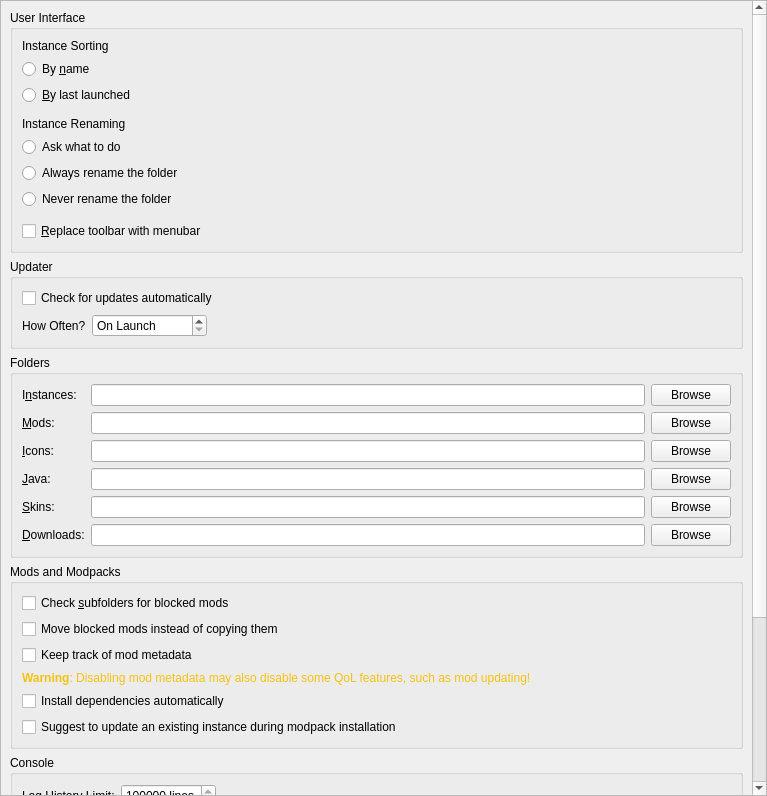
<?xml version="1.0" encoding="UTF-8"?>
<ui version="4.0">
 <class>LauncherPage</class>
 <widget class="QWidget" name="LauncherPage">
  <property name="geometry">
   <rect>
    <x>0</x>
    <y>0</y>
    <width>767</width>
    <height>796</height>
   </rect>
  </property>
  <property name="sizePolicy">
   <sizepolicy hsizetype="MinimumExpanding" vsizetype="MinimumExpanding">
    <horstretch>0</horstretch>
    <verstretch>0</verstretch>
   </sizepolicy>
  </property>
  <layout class="QVBoxLayout" name="verticalLayout">
   <property name="leftMargin">
    <number>0</number>
   </property>
   <property name="topMargin">
    <number>0</number>
   </property>
   <property name="rightMargin">
    <number>0</number>
   </property>
   <property name="bottomMargin">
    <number>0</number>
   </property>
   <item>
    <widget class="QScrollArea" name="scrollArea">
     <property name="horizontalScrollBarPolicy">
      <enum>Qt::ScrollBarPolicy::ScrollBarAsNeeded</enum>
     </property>
     <property name="widgetResizable">
      <bool>true</bool>
     </property>
     <widget class="QWidget" name="scrollAreaWidgetContents">
      <property name="geometry">
       <rect>
        <x>0</x>
        <y>0</y>
        <width>746</width>
        <height>1194</height>
       </rect>
      </property>
      <layout class="QVBoxLayout" name="verticalLayout_8">
       <item>
        <widget class="QGroupBox" name="userInterfaceBox">
         <property name="enabled">
          <bool>true</bool>
         </property>
         <property name="title">
          <string>User Interface</string>
         </property>
         <layout class="QVBoxLayout" name="verticalLayout_2">
          <item>
           <widget class="QLabel" name="instanceSortingLabel">
            <property name="text">
             <string>Instance Sorting</string>
            </property>
           </widget>
          </item>
          <item>
           <widget class="QRadioButton" name="sortByNameBtn">
            <property name="text">
             <string>By &amp;name</string>
            </property>
            <attribute name="buttonGroup">
             <string notr="true">sortingModeGroup</string>
            </attribute>
           </widget>
          </item>
          <item>
           <widget class="QRadioButton" name="sortLastLaunchedBtn">
            <property name="text">
             <string>&amp;By last launched</string>
            </property>
            <attribute name="buttonGroup">
             <string notr="true">sortingModeGroup</string>
            </attribute>
           </widget>
          </item>
          <item>
           <spacer name="verticalSpacer">
            <property name="orientation">
             <enum>Qt::Orientation::Vertical</enum>
            </property>
            <property name="sizeType">
             <enum>QSizePolicy::Policy::Fixed</enum>
            </property>
            <property name="sizeHint" stdset="0">
             <size>
              <width>0</width>
              <height>6</height>
             </size>
            </property>
           </spacer>
          </item>
          <item>
           <widget class="QLabel" name="renamingBehaviorLabel">
            <property name="text">
             <string>Instance Renaming</string>
            </property>
           </widget>
          </item>
          <item>
           <widget class="QRadioButton" name="askToRenameDirBtn">
            <property name="text">
             <string>Ask what to do</string>
            </property>
            <attribute name="buttonGroup">
             <string notr="true">renamingBehaviorGroup</string>
            </attribute>
           </widget>
          </item>
          <item>
           <widget class="QRadioButton" name="alwaysRenameDirBtn">
            <property name="text">
             <string>Always rename the folder</string>
            </property>
            <attribute name="buttonGroup">
             <string notr="true">renamingBehaviorGroup</string>
            </attribute>
           </widget>
          </item>
          <item>
           <widget class="QRadioButton" name="neverRenameDirBtn">
            <property name="text">
             <string>Never rename the folder</string>
            </property>
            <attribute name="buttonGroup">
             <string notr="true">renamingBehaviorGroup</string>
            </attribute>
           </widget>
          </item>
          <item>
           <spacer name="verticalSpacer_2">
            <property name="orientation">
             <enum>Qt::Orientation::Vertical</enum>
            </property>
            <property name="sizeType">
             <enum>QSizePolicy::Policy::Fixed</enum>
            </property>
            <property name="sizeHint" stdset="0">
             <size>
              <width>0</width>
              <height>6</height>
             </size>
            </property>
           </spacer>
          </item>
          <item>
           <widget class="QCheckBox" name="preferMenuBarCheckBox">
            <property name="toolTip">
             <string>The menubar is more friendly for keyboard-driven interaction.</string>
            </property>
            <property name="text">
             <string>&amp;Replace toolbar with menubar</string>
            </property>
           </widget>
          </item>
         </layout>
        </widget>
       </item>
       <item>
        <widget class="QGroupBox" name="updateSettingsBox">
         <property name="title">
          <string>Updater</string>
         </property>
         <layout class="QGridLayout" name="gridLayout_2">
          <item row="1" column="0">
           <layout class="QHBoxLayout" name="horizontalLayout_2">
            <item>
             <widget class="QLabel" name="updateIntervalLabel">
              <property name="text">
               <string>How Often?</string>
              </property>
             </widget>
            </item>
            <item>
             <widget class="QSpinBox" name="updateIntervalSpinBox">
              <property name="sizePolicy">
               <sizepolicy hsizetype="Maximum" vsizetype="Fixed">
                <horstretch>0</horstretch>
                <verstretch>0</verstretch>
               </sizepolicy>
              </property>
              <property name="toolTip">
               <string>Set to 0 to only check on launch</string>
              </property>
              <property name="specialValueText">
               <string>On Launch</string>
              </property>
              <property name="suffix">
               <string> hours</string>
              </property>
              <property name="prefix">
               <string>Every </string>
              </property>
              <property name="minimum">
               <number>0</number>
              </property>
              <property name="maximum">
               <number>168</number>
              </property>
             </widget>
            </item>
            <item>
             <spacer name="horizontalSpacer">
              <property name="orientation">
               <enum>Qt::Orientation::Horizontal</enum>
              </property>
              <property name="sizeHint" stdset="0">
               <size>
                <width>0</width>
                <height>0</height>
               </size>
              </property>
             </spacer>
            </item>
           </layout>
          </item>
          <item row="0" column="0" colspan="2">
           <widget class="QCheckBox" name="autoUpdateCheckBox">
            <property name="text">
             <string>Check for updates automatically</string>
            </property>
           </widget>
          </item>
         </layout>
        </widget>
       </item>
       <item>
        <widget class="QGroupBox" name="foldersBox">
         <property name="title">
          <string>Folders</string>
         </property>
         <layout class="QGridLayout" name="gridLayout">
          <item row="4" column="1">
           <widget class="QLineEdit" name="skinsDirTextBox"/>
          </item>
          <item row="4" column="2">
           <widget class="QPushButton" name="skinsDirBrowseBtn">
            <property name="text">
             <string>Browse</string>
            </property>
           </widget>
          </item>
          <item row="3" column="0">
           <widget class="QLabel" name="labelJavaDir">
            <property name="text">
             <string>&amp;Java:</string>
            </property>
            <property name="buddy">
             <cstring>javaDirTextBox</cstring>
            </property>
           </widget>
          </item>
          <item row="2" column="2">
           <widget class="QPushButton" name="iconsDirBrowseBtn">
            <property name="text">
             <string>Browse</string>
            </property>
           </widget>
          </item>
          <item row="4" column="0">
           <widget class="QLabel" name="labelSkinsDir">
            <property name="text">
             <string>&amp;Skins:</string>
            </property>
            <property name="buddy">
             <cstring>skinsDirTextBox</cstring>
            </property>
           </widget>
          </item>
          <item row="1" column="0">
           <widget class="QLabel" name="labelModsDir">
            <property name="text">
             <string>&amp;Mods:</string>
            </property>
            <property name="buddy">
             <cstring>modsDirTextBox</cstring>
            </property>
           </widget>
          </item>
          <item row="3" column="2">
           <widget class="QPushButton" name="javaDirBrowseBtn">
            <property name="text">
             <string>Browse</string>
            </property>
           </widget>
          </item>
          <item row="5" column="0">
           <widget class="QLabel" name="labelDownloadsDir">
            <property name="text">
             <string>&amp;Downloads:</string>
            </property>
            <property name="buddy">
             <cstring>downloadsDirTextBox</cstring>
            </property>
           </widget>
          </item>
          <item row="5" column="1">
           <widget class="QLineEdit" name="downloadsDirTextBox"/>
          </item>
          <item row="1" column="1">
           <widget class="QLineEdit" name="modsDirTextBox"/>
          </item>
          <item row="0" column="0">
           <widget class="QLabel" name="labelInstDir">
            <property name="text">
             <string>I&amp;nstances:</string>
            </property>
            <property name="buddy">
             <cstring>instDirTextBox</cstring>
            </property>
           </widget>
          </item>
          <item row="0" column="2">
           <widget class="QPushButton" name="instDirBrowseBtn">
            <property name="text">
             <string>Browse</string>
            </property>
           </widget>
          </item>
          <item row="5" column="2">
           <widget class="QPushButton" name="downloadsDirBrowseBtn">
            <property name="text">
             <string>Browse</string>
            </property>
           </widget>
          </item>
          <item row="0" column="1">
           <widget class="QLineEdit" name="instDirTextBox"/>
          </item>
          <item row="1" column="2">
           <widget class="QPushButton" name="modsDirBrowseBtn">
            <property name="text">
             <string>Browse</string>
            </property>
           </widget>
          </item>
          <item row="3" column="1">
           <widget class="QLineEdit" name="javaDirTextBox"/>
          </item>
          <item row="2" column="1">
           <widget class="QLineEdit" name="iconsDirTextBox"/>
          </item>
          <item row="2" column="0">
           <widget class="QLabel" name="labelIconsDir">
            <property name="text">
             <string>&amp;Icons:</string>
            </property>
            <property name="buddy">
             <cstring>iconsDirTextBox</cstring>
            </property>
           </widget>
          </item>
         </layout>
        </widget>
       </item>
       <item>
        <widget class="QGroupBox" name="modsBox">
         <property name="title">
          <string>Mods and Modpacks</string>
         </property>
         <layout class="QVBoxLayout" name="verticalLayout_4">
          <item>
           <widget class="QCheckBox" name="downloadsDirWatchRecursiveCheckBox">
            <property name="toolTip">
             <string>When enabled, in addition to the downloads folder, its sub folders will also be searched when looking for resources (e.g. when looking for blocked mods on CurseForge).</string>
            </property>
            <property name="text">
             <string>Check &amp;subfolders for blocked mods</string>
            </property>
           </widget>
          </item>
          <item>
           <widget class="QCheckBox" name="downloadsDirMoveCheckBox">
            <property name="toolTip">
             <string>When enabled, it will move blocked resources instead of copying them.</string>
            </property>
            <property name="text">
             <string>Move blocked mods instead of copying them</string>
            </property>
           </widget>
          </item>
          <item>
           <widget class="QCheckBox" name="metadataEnableBtn">
            <property name="toolTip">
             <string>Store version information provided by mod providers (like Modrinth or CurseForge) for mods.</string>
            </property>
            <property name="text">
             <string>Keep track of mod metadata</string>
            </property>
           </widget>
          </item>
          <item>
           <widget class="QLabel" name="metadataWarningLabel">
            <property name="text">
             <string>&lt;html&gt;&lt;head/&gt;&lt;body&gt;&lt;p&gt;&lt;span style=&quot; font-weight:600; color:#f5c211;&quot;&gt;Warning&lt;/span&gt;&lt;span style=&quot; color:#f5c211;&quot;&gt;: Disabling mod metadata may also disable some QoL features, such as mod updating!&lt;/span&gt;&lt;/p&gt;&lt;/body&gt;&lt;/html&gt;</string>
            </property>
            <property name="wordWrap">
             <bool>true</bool>
            </property>
           </widget>
          </item>
          <item>
           <widget class="QCheckBox" name="dependenciesEnableBtn">
            <property name="toolTip">
             <string>Automatically detect, install, and update mod dependencies.</string>
            </property>
            <property name="text">
             <string>Install dependencies automatically</string>
            </property>
           </widget>
          </item>
          <item>
           <widget class="QCheckBox" name="modpackUpdatePromptBtn">
            <property name="toolTip">
             <string>When creating a new modpack instance, suggest updating an existing instance instead.</string>
            </property>
            <property name="text">
             <string>Suggest to update an existing instance during modpack installation</string>
            </property>
           </widget>
          </item>
         </layout>
        </widget>
       </item>
       <item>
        <widget class="QGroupBox" name="groupBox_2">
         <property name="title">
          <string>Console</string>
         </property>
         <layout class="QFormLayout" name="formLayout">
          <property name="labelAlignment">
           <set>Qt::AlignmentFlag::AlignLeading|Qt::AlignmentFlag::AlignLeft|Qt::AlignmentFlag::AlignVCenter</set>
          </property>
          <item row="0" column="0">
           <widget class="QLabel" name="lineLimitLabel">
            <property name="sizePolicy">
             <sizepolicy hsizetype="Maximum" vsizetype="Preferred">
              <horstretch>0</horstretch>
              <verstretch>0</verstretch>
             </sizepolicy>
            </property>
            <property name="text">
             <string>Log History &amp;Limit:</string>
            </property>
            <property name="buddy">
             <cstring>lineLimitSpinBox</cstring>
            </property>
           </widget>
          </item>
          <item row="0" column="1">
           <widget class="QSpinBox" name="lineLimitSpinBox">
            <property name="sizePolicy">
             <sizepolicy hsizetype="Maximum" vsizetype="Fixed">
              <horstretch>0</horstretch>
              <verstretch>0</verstretch>
             </sizepolicy>
            </property>
            <property name="suffix">
             <string> lines</string>
            </property>
            <property name="minimum">
             <number>10000</number>
            </property>
            <property name="maximum">
             <number>1000000</number>
            </property>
            <property name="singleStep">
             <number>10000</number>
            </property>
            <property name="value">
             <number>100000</number>
            </property>
           </widget>
          </item>
          <item row="1" column="0" colspan="2">
           <widget class="QCheckBox" name="checkStopLogging">
            <property name="text">
             <string>&amp;Stop logging when log overflows</string>
            </property>
           </widget>
          </item>
         </layout>
        </widget>
       </item>
       <item>
        <widget class="QGroupBox" name="tasksBox">
         <property name="title">
          <string>Tasks</string>
         </property>
         <layout class="QGridLayout" name="gridLayout_3">
          <item row="2" column="1">
           <widget class="QSpinBox" name="numberOfManualRetriesSpinBox">
            <property name="sizePolicy">
             <sizepolicy hsizetype="Maximum" vsizetype="Fixed">
              <horstretch>0</horstretch>
              <verstretch>0</verstretch>
             </sizepolicy>
            </property>
            <property name="minimumSize">
             <size>
              <width>60</width>
              <height>0</height>
             </size>
            </property>
            <property name="minimum">
             <number>0</number>
            </property>
           </widget>
          </item>
          <item row="1" column="1">
           <widget class="QSpinBox" name="numberOfConcurrentDownloadsSpinBox">
            <property name="sizePolicy">
             <sizepolicy hsizetype="Maximum" vsizetype="Fixed">
              <horstretch>0</horstretch>
              <verstretch>0</verstretch>
             </sizepolicy>
            </property>
            <property name="minimumSize">
             <size>
              <width>60</width>
              <height>0</height>
             </size>
            </property>
            <property name="minimum">
             <number>1</number>
            </property>
           </widget>
          </item>
          <item row="3" column="1">
           <widget class="QSpinBox" name="timeoutSecondsSpinBox">
            <property name="sizePolicy">
             <sizepolicy hsizetype="Maximum" vsizetype="Fixed">
              <horstretch>0</horstretch>
              <verstretch>0</verstretch>
             </sizepolicy>
            </property>
            <property name="minimumSize">
             <size>
              <width>60</width>
              <height>0</height>
             </size>
            </property>
            <property name="suffix">
             <string>s</string>
            </property>
           </widget>
          </item>
          <item row="2" column="0">
           <widget class="QLabel" name="numberOfManualRetriesLabel">
            <property name="text">
             <string>Retry Limit:</string>
            </property>
           </widget>
          </item>
          <item row="1" column="0">
           <widget class="QLabel" name="numberOfConcurrentDownloadsLabel">
            <property name="text">
             <string>Concurrent Download Limit:</string>
            </property>
           </widget>
          </item>
          <item row="3" column="0">
           <widget class="QLabel" name="timeoutSecondsLabel">
            <property name="toolTip">
             <string>Seconds to wait until the requests are terminated</string>
            </property>
            <property name="text">
             <string>HTTP Timeout:</string>
            </property>
           </widget>
          </item>
          <item row="0" column="1">
           <widget class="QSpinBox" name="numberOfConcurrentTasksSpinBox">
            <property name="sizePolicy">
             <sizepolicy hsizetype="Maximum" vsizetype="Fixed">
              <horstretch>0</horstretch>
              <verstretch>0</verstretch>
             </sizepolicy>
            </property>
            <property name="minimumSize">
             <size>
              <width>60</width>
              <height>0</height>
             </size>
            </property>
            <property name="minimum">
             <number>1</number>
            </property>
           </widget>
          </item>
          <item row="0" column="0">
           <widget class="QLabel" name="numberOfConcurrentTasksLabel">
            <property name="text">
             <string>Concurrent Task Limit:</string>
            </property>
           </widget>
          </item>
          <item row="0" column="2">
           <spacer name="horizontalSpacer_2">
            <property name="orientation">
             <enum>Qt::Orientation::Horizontal</enum>
            </property>
            <property name="sizeHint" stdset="0">
             <size>
              <width>0</width>
              <height>0</height>
             </size>
            </property>
           </spacer>
          </item>
         </layout>
        </widget>
       </item>
       <item>
        <spacer name="verticalSpacer_FeaturesTab">
         <property name="orientation">
          <enum>Qt::Orientation::Vertical</enum>
         </property>
         <property name="sizeHint" stdset="0">
          <size>
           <width>0</width>
           <height>0</height>
          </size>
         </property>
        </spacer>
       </item>
      </layout>
     </widget>
    </widget>
   </item>
  </layout>
 </widget>
 <tabstops>
  <tabstop>scrollArea</tabstop>
  <tabstop>preferMenuBarCheckBox</tabstop>
  <tabstop>autoUpdateCheckBox</tabstop>
  <tabstop>updateIntervalSpinBox</tabstop>
  <tabstop>instDirTextBox</tabstop>
  <tabstop>instDirBrowseBtn</tabstop>
  <tabstop>modsDirTextBox</tabstop>
  <tabstop>modsDirBrowseBtn</tabstop>
  <tabstop>iconsDirTextBox</tabstop>
  <tabstop>iconsDirBrowseBtn</tabstop>
  <tabstop>javaDirTextBox</tabstop>
  <tabstop>javaDirBrowseBtn</tabstop>
  <tabstop>skinsDirTextBox</tabstop>
  <tabstop>skinsDirBrowseBtn</tabstop>
  <tabstop>downloadsDirTextBox</tabstop>
  <tabstop>downloadsDirBrowseBtn</tabstop>
  <tabstop>downloadsDirWatchRecursiveCheckBox</tabstop>
  <tabstop>downloadsDirMoveCheckBox</tabstop>
  <tabstop>metadataEnableBtn</tabstop>
  <tabstop>dependenciesEnableBtn</tabstop>
  <tabstop>modpackUpdatePromptBtn</tabstop>
  <tabstop>lineLimitSpinBox</tabstop>
  <tabstop>checkStopLogging</tabstop>
  <tabstop>numberOfConcurrentTasksSpinBox</tabstop>
  <tabstop>numberOfConcurrentDownloadsSpinBox</tabstop>
  <tabstop>numberOfManualRetriesSpinBox</tabstop>
  <tabstop>timeoutSecondsSpinBox</tabstop>
 </tabstops>
 <resources/>
 <connections/>
 <buttongroups>
  <buttongroup name="sortingModeGroup"/>
  <buttongroup name="renamingBehaviorGroup"/>
 </buttongroups>
</ui>
